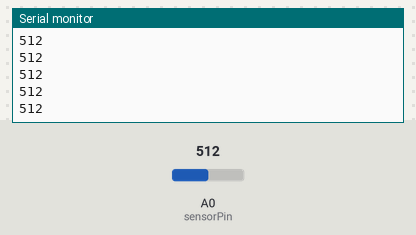
The sketch below on a simulated Arduino Uno, built with avr-gcc and run on an emulated ATmega328P. On the bench: the last lines printed to the serial monitor. Inputs (shaded band) come from the test bench; at power-on: A0 (sensorPin) = 512.

Above: at 1.2 s.
1.3 s: A0 (sensorPin) set to 716
At 2.4 s:
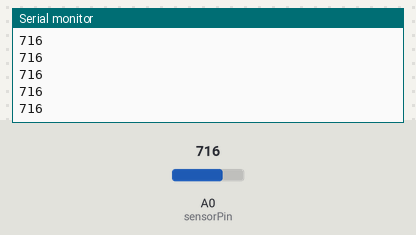
2.8 s: A0 (sensorPin) set to 900
At 3.8 s:
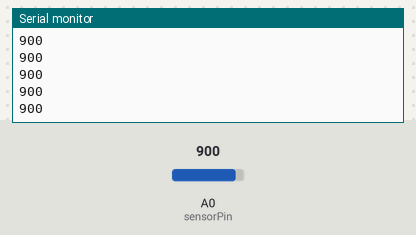
Timing chart, 0 to 5.8 s (numbered marks = the images above; inputs shaded):
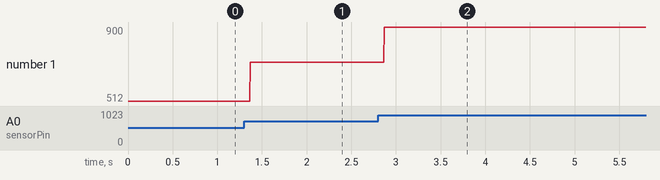

Measured:
- after the input at 1.3 s, the serial monitor: prints a new line after 0.07 s (image 1)
- after the input at 2.8 s, the serial monitor: prints a new line after 0.07 s (image 2)
- plotted number 1: 512 → 716 after the input at 1.3 s, 716 → 900 after the input at 2.8 s

The sketch:

sketch_nov21a.ino
```cpp
const int sensorPin = 14;
void setup()
{
  pinMode(sensorPin, INPUT);
  Serial.begin(9600); //Open the serial to set the baud rate for 9600bps
}

void loop()
{
  //if(!Serial.available());
  int sensorValue=analogRead(sensorPin); //Connect the analog piezoelectric ceramic vibration sensor to analog interface 0
  Serial.println(sensorValue>20?sensorValue:0);//Print the analog value read via serial port
}
```
